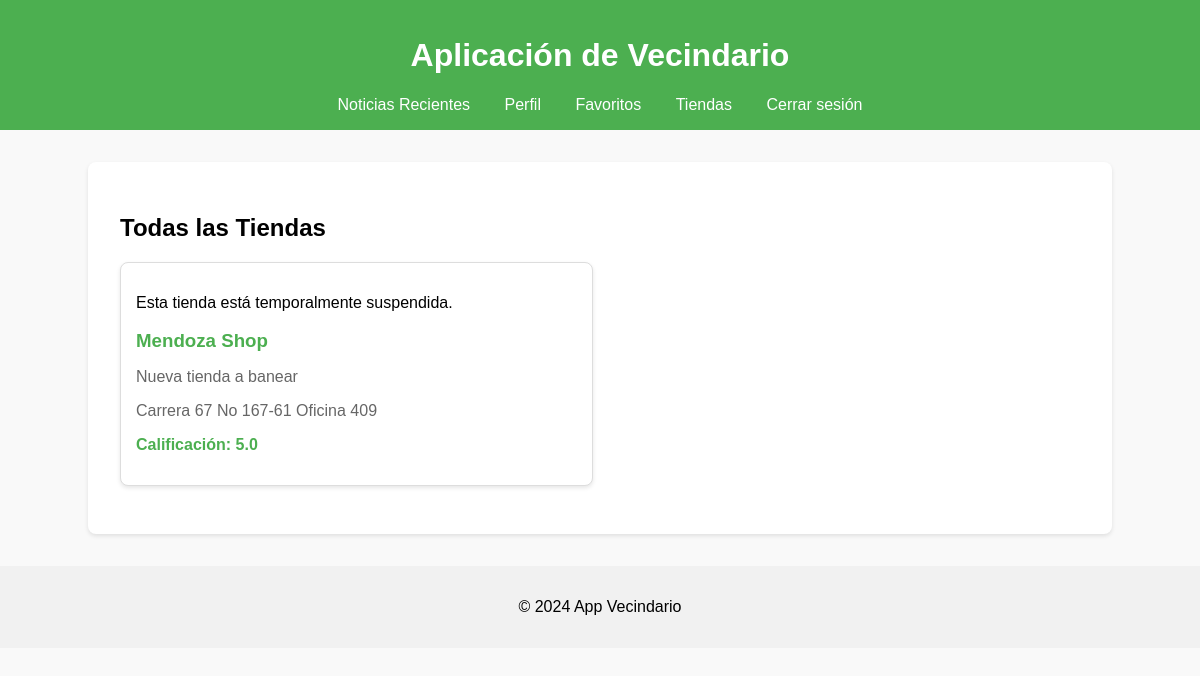
The page /stores (signed in) on the database as committed earlier.
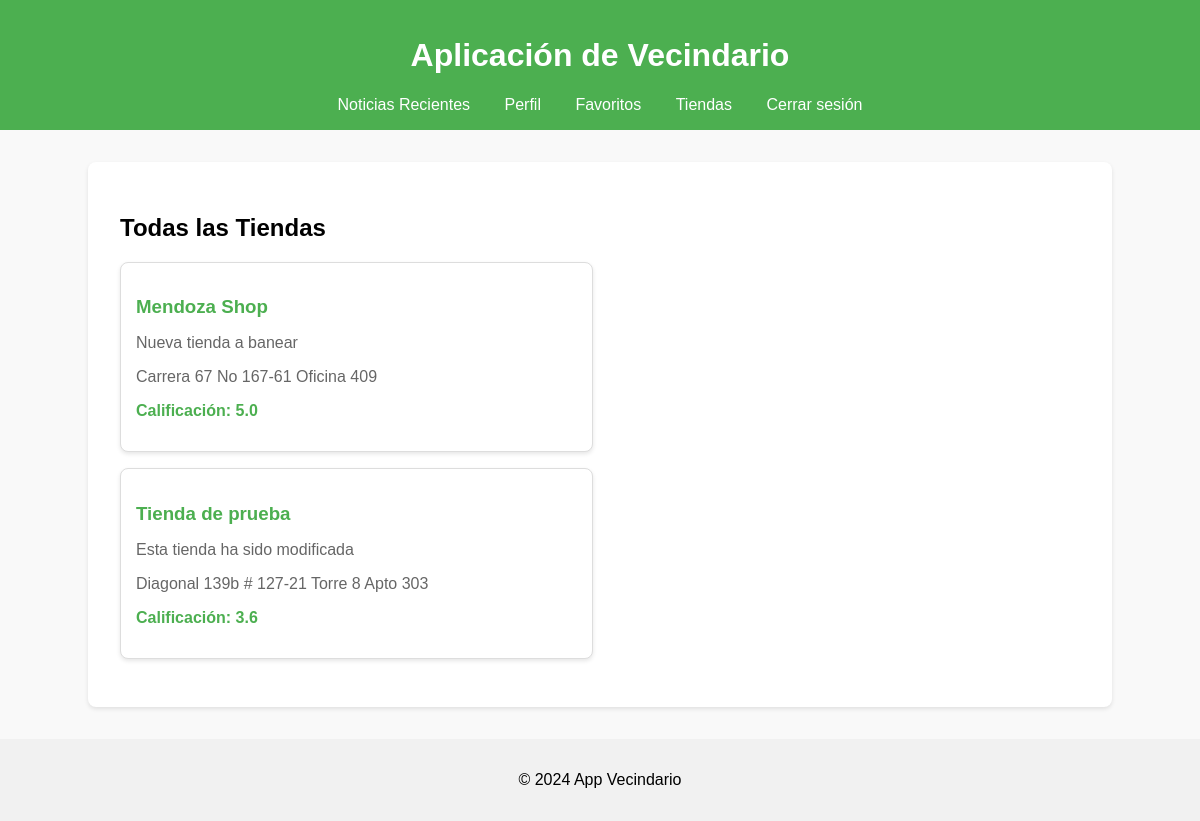
The same page on the database as committed later.
### models.py (models this page shows)
class Store(db.Model):
    __tablename__ = 'store'
    id = db.Column(db.Integer, primary_key=True)
    name = db.Column(db.String(120), nullable=False)
    description = db.Column(db.Text, nullable=True)
    address = db.Column(db.String(255), nullable=True)
    rating = db.Column(db.Float, nullable=False, default=0)
    owner_id = db.Column(db.Integer, db.ForeignKey('user.id'), nullable=False)
    suspended_until = db.Column(db.DateTime, nullable=True)  # Nuevo: para suspender la tienda
    store_products = db.relationship('Product', backref='store_relation', lazy=True)
    comments = db.relationship('Comment', backref='store', lazy=True)
    news = db.relationship('News', backref='store', lazy=True)

### app.py (the view)
@app.route('/stores')
def stores():
    if 'user_id' not in session:
        return redirect('/login')
    other_stores = Store.query.filter(Store.owner_id != session['user_id']).all()
    return render_template('stores.html', stores=other_stores)

### app.py (called while the page is built)
@app.context_processor
def inject_user():
    user = None
    if 'user_id' in session:
        user = User.query.get(session['user_id'])
    return dict(user=user)

def check_user_suspended(user):
    if user.suspended_until and user.suspended_until > datetime.utcnow():
        return True
    return False

@app.before_request
def before_request():
    if 'user_id' in session:
        user = User.query.get(session['user_id'])
        if check_user_suspended(user):
            flash('Tu cuenta ha sido suspendida temporalmente.', 'error')
            return redirect('/login')

### templates/stores.html (shortened to what this page needs)
{% extends "base.html" %}
{% block content %}
<div class="stores-container">
    <h2>Todas las Tiendas</h2>
    {% for store in stores %}
    <div class="store-card">
        {% if store.suspended_until  %}
            <p class="suspended-message">Esta tienda está temporalmente suspendida.</p>
            <h3>{{ store.name }}</h3>
            <p class="store-description">{{ store.description }}</p>
            <p class="store-address">{{ store.address }}</p>
            <p class="store-rating">Calificación: {{ store.rating | round(1) }}</p>
        {% else %}
            <a href="/store/{{ store.id }}" class="store-card-link">
                <h3>{{ store.name }}</h3>
                <p class="store-description">{{ store.description }}</p>
                <p class="store-address">{{ store.address }}</p>
                <p class="store-rating">Calificación: {{ store.rating | round(1) }}</p>
            </a>
        {% endif %}
    </div>
    {% endfor %}
</div>
{% endblock %}

### templates/base.html (shortened to what this page needs)
<!DOCTYPE html>
<html lang="en">
<head>
    <link rel="stylesheet" href="{{ url_for('static', filename='styles.css') }}">
    <link rel="stylesheet" href="https://cdnjs.cloudflare.com/ajax/libs/font-awesome/6.0.0-beta3/css/all.min.css">
</head>
<body>
    <header>
        <h1>Aplicación de Vecindario</h1>
        <nav>
            <ul>
                <li><a href="/">Noticias Recientes</a></li>
                {% if user %}
                <li><a href="/profile">Perfil</a></li>
                {% if user.is_admin == false %}
                <li><a href="/favorites">Favoritos</a></li>
                {% endif %}
                <li><a href="/stores">Tiendas</a></li>
                <li><a href="/logout">Cerrar sesión</a></li>
                {% else %}
                <li><a href="/login">Iniciar sesión</a></li>
                <li><a href="/register">Registrarse</a></li>
                {% endif %}
            </ul>
        </nav>
    </header>
    <main>
        {% block content %}{% endblock %}
    </main>
    <footer>
        <p>&copy; 2024 App Vecindario</p>
    </footer>
</body>
</html>

### static/styles.css (style rules this page uses)
body { font-family: 'Arial', sans-serif; background-color: #f9f9f9; margin: 0; padding: 0; }
header { background-color: #4CAF50; color: white; text-align: center; padding: 1rem; }
nav ul { list-style-type: none; margin: 0; padding: 0; }
nav ul li { display: inline; margin: 0 15px; }
nav ul li a { color: white; text-decoration: none; }
main { margin: 2rem auto; width: 80%; background-color: white; padding: 2rem; border-radius: 8px; box-shadow: 0 2px 4px rgba(0, 0, 0, 0.1); }
footer { text-align: center; padding: 1rem; background-color: #f1f1f1; margin-top: 20px; }
.store-card { background-color: #ffffff; border: 1px solid #ddd; border-radius: 8px; padding: 15px; width: calc(48% - 20px); box-shadow: 0 2px 4px rgba(0, 0, 0, 0.1); transition: transform 0.2s; margin-bottom: 1rem; }
.store-card-link { text-decoration: none; color: #333; }
.store-rating { font-weight: bold; color: #4CAF50; }
.store-card h3 { color: #4CAF50; margin-bottom: 10px; }
.store-card-link h3 { margin-bottom: 10px; color: #4CAF50; }
.store-description, .store-address { color: #666; margin-bottom: 5px; }

Rows that differ between the two databases and show on the page:
changed Store "Mendoza Shop": suspended_until "2024-10-13 19:41:01.810819" → empty (drawn)
added Store: name "Tienda de prueba", description "Esta tienda ha sido modificada", address "Diagonal 139b # 127-21 Torre 8 Apto 303", rating "3.6"
